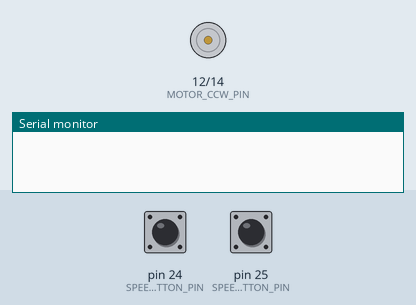
Recording of a sketch running on a simulated Arduino Mega 2560, built with avr-gcc and run on an emulated ATmega2560. On the bench: motor-driver pin pairs drawn as motors (green arrow = first pin HIGH = forward, orange = second pin HIGH = backward, longer = more drive, scaled by the enable pin), the last lines printed to the serial monitor. Inputs (shaded band) come from the test bench; at power-on: pin 24 (SPEED_UP_BUTTON_PIN) LOW, pin 25 (SPEED_DOWN_BUTTON_PIN) LOW.

Above: at 1.2 s.
1.3 s: pin 24 (SPEED_UP_BUTTON_PIN) pulled HIGH for 0.15 s
2.9 s: pin 24 (SPEED_UP_BUTTON_PIN) pulled HIGH for 1 s
At 3.3 s:
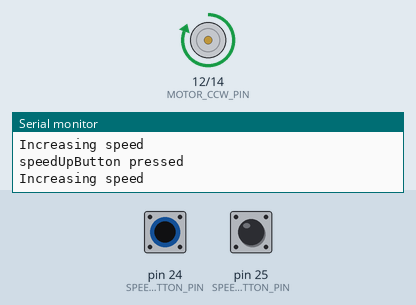
5.4 s: pin 25 (SPEED_DOWN_BUTTON_PIN) pulled HIGH for 0.15 s
At 6.4 s:
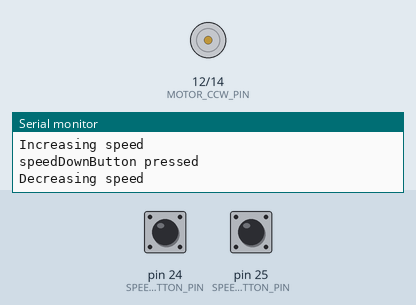
7.0 s: pin 25 (SPEED_DOWN_BUTTON_PIN) pulled HIGH for 1 s
9.5 s: pin 24 (SPEED_UP_BUTTON_PIN) pulled HIGH for 3.2 s
Timing chart, 0 to 12.5 s (numbered marks = the images above; inputs shaded):
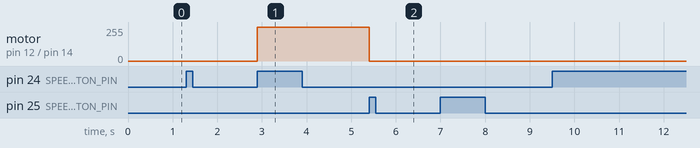

The sketch:

FanController.ino
```cpp
///////////////////////////////////////////////////////
//////////////////// Common ///////////////////////////
///////////////////////////////////////////////////////

int motorState = 0;

///////////////////////////////////////////////////////
//////////////////// Motor ////////////////////////////
///////////////////////////////////////////////////////

// Pin to drive motor counterclockwise, when set to true
const int MOTOR_CCW_PIN = 12;

// Motor clockwise, when true
const int MOTOR_CW_PIN = 14;

// Motor speed
const int MOTOR_ENABLE_PIN = 27;

void writeMotorSpeed(int speed)
{
    // Set the direction
    if (speed < 0)
    {
        // Negative speeds set motor clockwise
        digitalWrite(MOTOR_CW_PIN, HIGH);
        digitalWrite(MOTOR_CCW_PIN, LOW);
    }

    if (speed > 0)
    {
        // Positive speeds set motor counterclockwise
        digitalWrite(MOTOR_CW_PIN, LOW);
        digitalWrite(MOTOR_CCW_PIN, HIGH);
    }

    if (speed == 0)
    {
        // Motor stop
        digitalWrite(MOTOR_CW_PIN, LOW);
        digitalWrite(MOTOR_CCW_PIN, LOW);
    }

    // Set the speed
    analogWrite(MOTOR_ENABLE_PIN, speed);
}

void updateMotorSpeed()
{
    switch (motorState)
    {
    // Stopped
    case 0:
        writeMotorSpeed(0);
        break;
    // Slow
    case 1:
        writeMotorSpeed(100);
        break;
    // Medium
    case 2:
        writeMotorSpeed(200);
        break;
    // Fast
    case 3:
        writeMotorSpeed(255);
        break;
    }
}

void increaseMotorState()
{
    if (motorState < 3)
    {
        motorState += 1;
    }
}

void decreaseMotorState()
{
    if (motorState > 0)
    {
        motorState -= 1;
    }
}

void setupMotor()
{
    pinMode(MOTOR_CCW_PIN, OUTPUT);
    pinMode(MOTOR_CW_PIN, OUTPUT);
    pinMode(MOTOR_ENABLE_PIN, OUTPUT);
}

///////////////////////////////////////////////////////
//////////////////// Buttons //////////////////////////
///////////////////////////////////////////////////////

const int SPEED_UP_BUTTON_PIN = 24;
const int SPEED_DOWN_BUTTON_PIN = 25;

// Are the buttons currently pressed?
bool speedUpButtonState = false;
bool speedDownButtonState = false;

// Time till next buttenpress will be registered
int debounceDelay = 50;

unsigned long speedUpButtonTimer = 0;
unsigned long speedDownButtonTimer = 0;

void updateSpeedUpButtonState()
{
    // if click is registered within the debounceDelay time, skip rest of function
    if ((millis() - speedUpButtonTimer) < debounceDelay)
        return;

    // newState = true if SPEED_UP_BUTTON is pressed
    bool newState = digitalRead(SPEED_UP_BUTTON_PIN);

    // New timer if button state changes
    if (newState != speedUpButtonState)
        speedUpButtonTimer = millis();

    speedUpButtonState = newState;
}

void updateSpeedDownButtonState()
{
    // if click is registered within the debounceDelay time, skip rest of function
    if ((millis() - speedDownButtonTimer) < debounceDelay)
        return;

    // newState = true if SPEED_DOWN_BUTTON is pressed
    bool newState = digitalRead(SPEED_DOWN_BUTTON_PIN);

    // New timer if button state changes
    if (newState != speedDownButtonState)
        speedDownButtonTimer = millis();

    speedDownButtonState = newState;
}

void setupButtons()
{
    pinMode(SPEED_UP_BUTTON_PIN, INPUT);
    pinMode(SPEED_DOWN_BUTTON_PIN, INPUT);
}

void updateButtonStates()
{
    updateSpeedUpButtonState();
    updateSpeedDownButtonState();
}

///////////////////////////////////////////////////////
/////////////// Button Edge detection /////////////////
///////////////////////////////////////////////////////

// The button states from the previous loop
bool previousSpeedUpButtonState = false;
bool previousSpeedDownButtonState = false;

// Become true when the puttons are pressed
bool speedUpButtonPressed = false;
bool speedDownButtonPressed = false;

void updateSpeedUpButtonPressed()
{
    // Sets the variable speedUpButtonPressed to true if the speedUpButtonState
    // changes from 0 to 1.
    if ((speedUpButtonState == true) && (previousSpeedUpButtonState == false))
    {
        speedUpButtonPressed = true;
        Serial.println("speedUpButton pressed");
    }
    else
        speedUpButtonPressed = false;

    previousSpeedUpButtonState = speedUpButtonState;
}

void updateSpeedDownButtonPressed()
{
    // Sets the variable speedDownButtonPressed to true if the speedDownButtonState
    // changes from 0 to 1.
    if ((speedDownButtonState == true) && (previousSpeedDownButtonState == false))
    {
        speedDownButtonPressed = true;
        Serial.println("speedDownButton pressed");
    }
    else
        speedDownButtonPressed = false;

    previousSpeedDownButtonState = speedDownButtonState;
}

void updateButtonPressedStates()
{
    updateSpeedUpButtonPressed();
    updateSpeedDownButtonPressed();
}

///////////////////////////////////////////////////////
//////////////////// Logic ////////////////////////////
///////////////////////////////////////////////////////

void updateMotorSpeedControls()
{
    if (speedUpButtonPressed)
    {
        increaseMotorState();
        Serial.println("Increasing speed");
    }
    if (speedDownButtonPressed)
    {
        decreaseMotorState();
        Serial.println("Decreasing speed");
    }
}

///////////////////////////////////////////////////////
///////////////////////////////////////////////////////
///////////////////////////////////////////////////////

void setup()
{
    Serial.begin(115200);

    setupMotor();
    setupButtons();
}

void loop()
{
    updateButtonStates();
    updateButtonPressedStates();
    updateMotorSpeedControls();
    updateMotorSpeed();
}
```

Measured:
- after the input at 2.9 s, motor on pin 12 (MOTOR_CCW_PIN) / pin 14 (MOTOR_CW_PIN): stopped → forward 255/255 at once
- after the input at 5.4 s, motor on pin 12 (MOTOR_CCW_PIN) / pin 14 (MOTOR_CW_PIN): forward 255/255 → stopped at once
